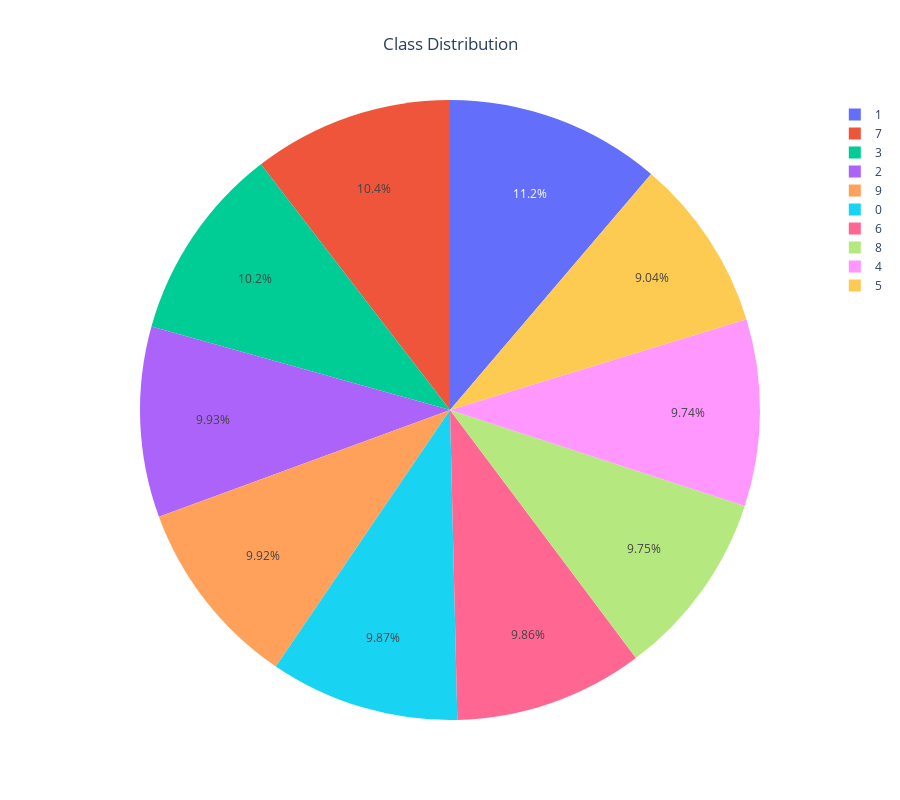

Source (notebook cell):
### Markdown cell above
# **Class Distribution Represent**

### Code cell
# Plot Class Distribution
fig = px.pie(
    names=names,
    values=values,
    height=800,
    title='Class Distribution'
)
fig.update_layout({'title':{'x':0.5}})
fig.show()

### Figure 1 — Plotly figure (JSON) as saved in the notebook; plotly's stock layout.template omitted (floating-point values rounded to 4 significant figures)
{"data": [{"domain": {"x": [0, 1], "y": [0, 1]}, "hovertemplate": "label=%{label}<br>value=%{value}<extra></extra>", "labels": ["1", "7", "3", "2", "9", "0", "6", "8", "4", "5"], "legendgroup": "", "name": "", "showlegend": true, "type": "pie", "values": [6742, 6265, 6131, 5958, 5949, 5923, 5918, 5851, 5842, 5421]}], "layout": {"height": 800, "legend": {"tracegroupgap": 0}, "title": {"text": "Class Distribution", "x": 0.5}}}
